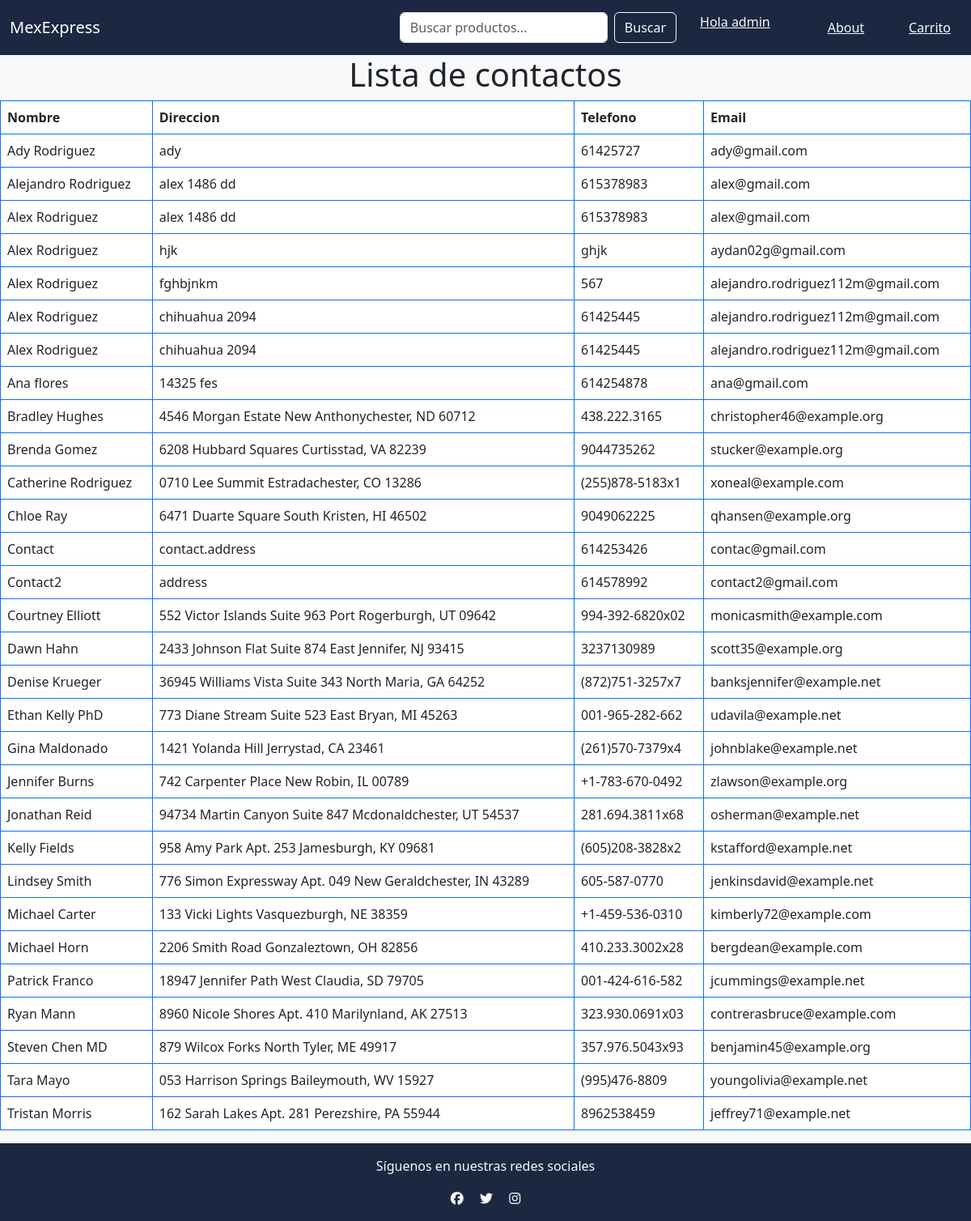
Page /shopapp/about/ (signed in) on the committed database.
### shopApp/models.py (models this page shows, shortened)
class Contacts(models.Model):
    contact_full_name = models.CharField(max_length=255)
    contact_address = models.CharField(max_length=255)
    contact_phone = models.CharField(max_length=15)
    contact_email = models.EmailField(max_length=150,default='alex@gmail.com')
    contact_activate = models.BooleanField()

### shopApp/views.py (the view)
# urls.py: path('about/',views.about,name='about'),
def about(request):
    contacts_list = Contacts.objects.filter(contact_activate=True).order_by("contact_full_name")
    context = {
        'contacts': contacts_list
    }
    return render(request,'shopApp/about.html',context)

### templates/shopApp/about.html
{% extends 'shopApp/base.html' %}
{% block content %}
<center><h1>Lista de contactos</h1></center>
<table class="table table-bordered border-primary">
    <thead>
        <tr>
          <th scope="col">Nombre</th>
          <th scope="col">Direccion</th>
          <th scope="col">Telefono</th>
          <th scope="col">Email</th>
        </tr>
      </thead>
      <tbody>
        {% for contact in contacts %}
        <tr>
          <td>{{contact.contact_full_name}}</td>
          <td>{{contact.contact_address}}</td>
          <td>{{contact.contact_phone}}</td>
          <td>{{contact.contact_email}}</td>
        </tr>
        {% endfor %}
       </tbody>
  </table>
{% endblock %}

### templates/shopApp/base.html (shortened to what this page needs)
<!DOCTYPE html>
{% load static %}
<html lang="es">
<head>
    <link href="https://cdn.jsdelivr.net/npm/bootstrap@5.3.0/dist/css/bootstrap.min.css" rel="stylesheet">
    <link rel="stylesheet" href="{% static 'shopApp/css/styles.css' %}">
</head>
<body class="bg-light">
    <nav class="navbar navbar-expand-lg navbar-dark text-light">
        <div class="container-fluid">
            <a class="navbar-brand" href="#">MexExpress</a>
            <div class="collapse navbar-collapse" id="navbarNav">
                <form class="d-flex ms-auto">
                    <input class="form-control me-2" type="search" placeholder="Buscar productos...">
                    <button class="btn btn-outline-light text-light" type="submit">Buscar</button>
                </form>
                <ul class="navbar-nav mr-auto mt-2 mt-lg-0">
                        {% if user.is_authenticated %}
                            <a onclick="document.getElementById('logout_form').submit();" class="btn btn-link ms-3 text-light">Hola {{user}}</a>
                        {% else %}
                            <a href="{% url 'login' %}" class="btn btn-link ms-3 text-light">Iniciar Sesion</a>
                        {% endif %}
                    <button class="btn btn-link ms-3 text-light" >
                        <a href="{%url 'app:about'%}" class="btn btn-link ms-3 text-light" >About</a>
                    </button>
                    <button class="btn btn-link ms-3 text-light">Carrito</button>
                </ul>
            </div>
        </div>
    </nav>
    <div>
        {% block content %}
        {% endblock %}
    </div>
    <footer class=" text-light text-center py-3">
        <p>Síguenos en nuestras redes sociales</p>
        <a href="#" class="text-light mx-2"><i class="fab fa-facebook"></i></a>
        <a href="#" class="text-light mx-2"><i class="fab fa-twitter"></i></a>
        <a href="#" class="text-light mx-2"><i class="fab fa-instagram"></i></a>
    </footer>
</body>
</html>

### static/shopApp/css/styles.css (style rules this page uses)
.navbar { background-color: rgb(28,40,65); }
footer { background-color: rgb(28,40,65); }
thead th { background-color: rgb(0,49,83); }

### rows in the picture
Contacts: contact_full_name "Ady Rodriguez", contact_address "ady", contact_phone "61425727", contact_email "ady@gmail.com"
Contacts: contact_full_name "Alejandro Rodriguez", contact_address "alex 1486 dd", contact_phone "615378983", contact_email "alex@gmail.com"
Contacts: contact_full_name "Alex Rodriguez", contact_address "alex 1486 dd", contact_phone "615378983", contact_email "alex@gmail.com"
Contacts: contact_full_name "Alex Rodriguez", contact_address "hjk", contact_phone "ghjk", contact_email "aydan02g@gmail.com"
Contacts: contact_full_name "Alex Rodriguez", contact_address "fghbjnkm", contact_phone "567", contact_email "alejandro.rodriguez112m@gmail.com"
Contacts: contact_full_name "Alex Rodriguez", contact_address "chihuahua 2094", contact_phone "61425445", contact_email "alejandro.rodriguez112m@gmail.com"
Contacts: contact_full_name "Alex Rodriguez", contact_address "chihuahua 2094", contact_phone "61425445", contact_email "alejandro.rodriguez112m@gmail.com"
Contacts: contact_full_name "Ana flores", contact_address "14325 fes", contact_phone "614254878", contact_email "ana@gmail.com"
Contacts: contact_full_name "Bradley Hughes", contact_address "4546 Morgan Estate New Anthonychester, ND 60712", contact_phone "438.222.3165", contact_email "christopher46@example.org"
Contacts: contact_full_name "Brenda Gomez", contact_address "6208 Hubbard Squares Curtisstad, VA 82239", contact_phone "9044735262", contact_email "stucker@example.org"
Contacts: contact_full_name "Catherine Rodriguez", contact_address "0710 Lee Summit Estradachester, CO 13286", contact_phone "(255)878-5183x1", contact_email "xoneal@example.com"
Contacts: contact_full_name "Chloe Ray", contact_address "6471 Duarte Square South Kristen, HI 46502", contact_phone "9049062225", contact_email "qhansen@example.org"
Contacts: contact_full_name "Contact", contact_address "contact.address", contact_phone "614253426", contact_email "contac@gmail.com"
Contacts: contact_full_name "Contact2", contact_address "address", contact_phone "614578992", contact_email "contact2@gmail.com"
Contacts: contact_full_name "Courtney Elliott", contact_address "552 Victor Islands Suite 963 Port Rogerburgh, UT 09642", contact_phone "994-392-6820x02", contact_email "monicasmith@example.com"
Contacts: contact_full_name "Dawn Hahn", contact_address "2433 Johnson Flat Suite 874 East Jennifer, NJ 93415", contact_phone "3237130989", contact_email "scott35@example.org"
Contacts: contact_full_name "Denise Krueger", contact_address "36945 Williams Vista Suite 343 North Maria, GA 64252", contact_phone "(872)751-3257x7", contact_email "banksjennifer@example.net"
Contacts: contact_full_name "Ethan Kelly PhD", contact_address "773 Diane Stream Suite 523 East Bryan, MI 45263", contact_phone "001-965-282-662", contact_email "udavila@example.net"
Contacts: contact_full_name "Gina Maldonado", contact_address "1421 Yolanda Hill Jerrystad, CA 23461", contact_phone "(261)570-7379x4", contact_email "johnblake@example.net"
Contacts: contact_full_name "Jennifer Burns", contact_address "742 Carpenter Place New Robin, IL 00789", contact_phone "+1-783-670-0492", contact_email "zlawson@example.org"
Contacts: contact_full_name "Jonathan Reid", contact_address "94734 Martin Canyon Suite 847 Mcdonaldchester, UT 54537", contact_phone "281.694.3811x68", contact_email "osherman@example.net"
Contacts: contact_full_name "Kelly Fields", contact_address "958 Amy Park Apt. 253 Jamesburgh, KY 09681", contact_phone "(605)208-3828x2", contact_email "kstafford@example.net"
Contacts: contact_full_name "Lindsey Smith", contact_address "776 Simon Expressway Apt. 049 New Geraldchester, IN 43289", contact_phone "605-587-0770", contact_email "jenkinsdavid@example.net"
Contacts: contact_full_name "Michael Carter", contact_address "133 Vicki Lights Vasquezburgh, NE 38359", contact_phone "+1-459-536-0310", contact_email "kimberly72@example.com"
Contacts: contact_full_name "Michael Horn", contact_address "2206 Smith Road Gonzaleztown, OH 82856", contact_phone "410.233.3002x28", contact_email "bergdean@example.com"
Contacts: contact_full_name "Patrick Franco", contact_address "18947 Jennifer Path West Claudia, SD 79705", contact_phone "001-424-616-582", contact_email "jcummings@example.net"
Contacts: contact_full_name "Ryan Mann", contact_address "8960 Nicole Shores Apt. 410 Marilynland, AK 27513", contact_phone "323.930.0691x03", contact_email "contrerasbruce@example.com"
Contacts: contact_full_name "Steven Chen MD", contact_address "879 Wilcox Forks North Tyler, ME 49917", contact_phone "357.976.5043x93", contact_email "benjamin45@example.org"
Contacts: contact_full_name "Tara Mayo", contact_address "053 Harrison Springs Baileymouth, WV 15927", contact_phone "(995)476-8809", contact_email "youngolivia@example.net"
Contacts: contact_full_name "Tristan Morris", contact_address "162 Sarah Lakes Apt. 281 Perezshire, PA 55944", contact_phone "8962538459", contact_email "jeffrey71@example.net"

### other values in the picture
{{ user }} "admin"
